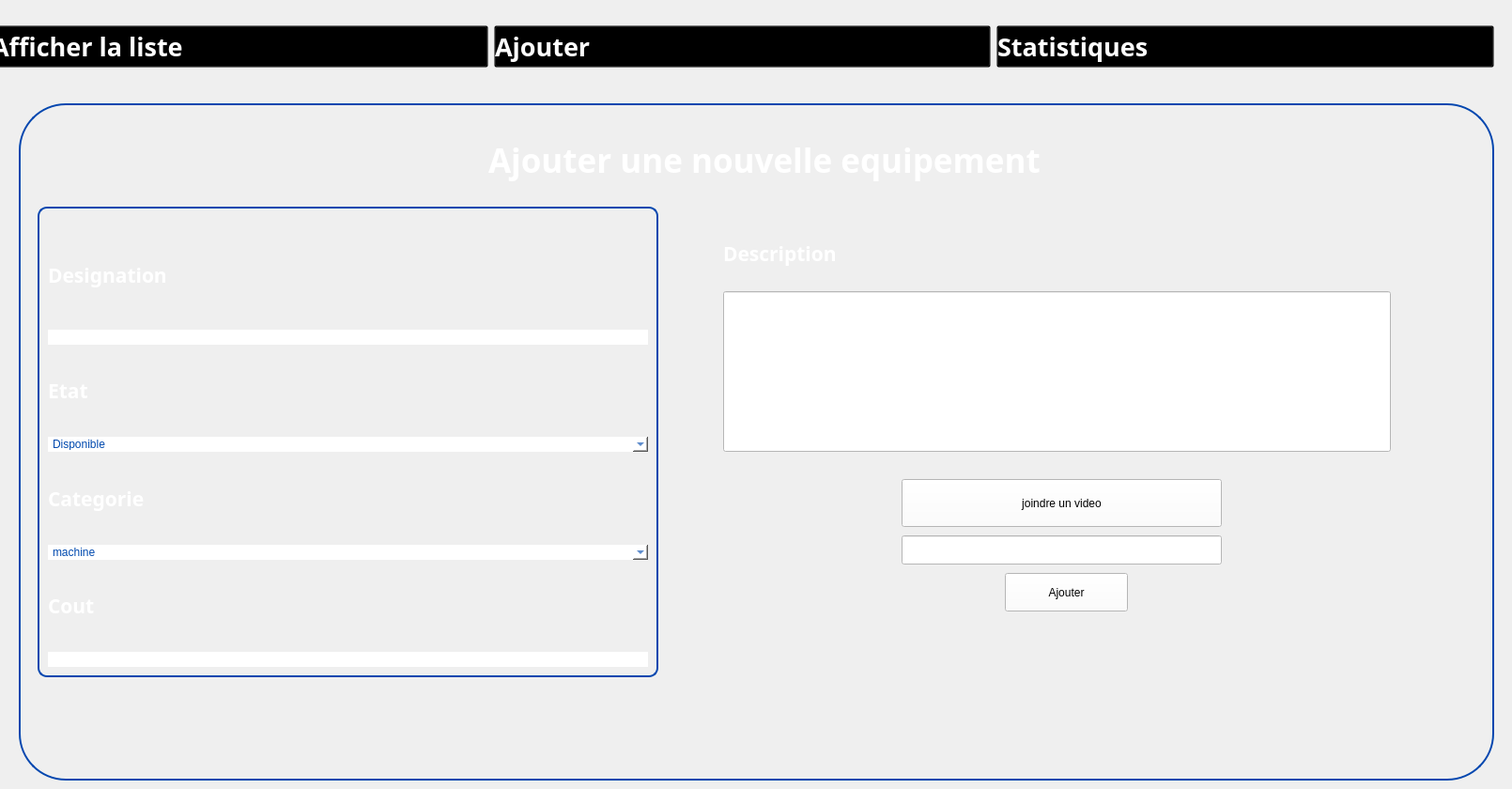
   <widget class="QWidget" name="ajoutequipement">
    <widget class="QWidget" name="horizontalLayoutWidget_11">
     <property name="geometry">
      <rect>
       <x>-10</x>
       <y>10</y>
       <width>1601</width>
       <height>80</height>
      </rect>
     </property>
     <layout class="QHBoxLayout" name="horizontalLayout_14">
      <item>
       <widget class="QPushButton" name="pushButton_111">
        <property name="font">
         <font>
          <family>Gill Sans MT</family>
          <pointsize>20</pointsize>
          <weight>75</weight>
          <bold>true</bold>
         </font>
        </property>
        <property name="styleSheet">
         <string notr="true">QPushButton:hover {
    color: blue;
    background: transparent;
}

QPushButton {
    text-align: left;
    background: transparent;
    color: rgb(255,255,255);
}
</string>
        </property>
        <property name="text">
         <string>Afficher la liste</string>
        </property>
        <property name="icon">
         <iconset>
          <normaloff>../../Downloads/wetransfer_icons_2024-02-06_1419/icons/liste-de-controle.png</normaloff>../../Downloads/wetransfer_icons_2024-02-06_1419/icons/liste-de-controle.png</iconset>
        </property>
        <property name="iconSize">
         <size>
          <width>50</width>
          <height>46</height>
         </size>
        </property>
       </widget>
      </item>
      <item>
       <widget class="QPushButton" name="pushButton_112">
        <property name="font">
         <font>
          <family>Gill Sans MT</family>
          <pointsize>20</pointsize>
          <weight>75</weight>
          <bold>true</bold>
         </font>
        </property>
        <property name="styleSheet">
         <string notr="true">QPushButton:hover {
    color: blue;
    background: transparent;
}

QPushButton {
    text-align: left;
    background: transparent;
    color: rgb(255,255,255);
}
</string>
        </property>
        <property name="text">
         <string>Ajouter </string>
        </property>
        <property name="icon">
         <iconset>
          <normaloff>../../Downloads/wetransfer_icons_2024-02-06_1419/icons/image (3).png</normaloff>../../Downloads/wetransfer_icons_2024-02-06_1419/icons/image (3).png</iconset>
        </property>
        <property name="iconSize">
         <size>
          <width>50</width>
          <height>46</height>
         </size>
        </property>
       </widget>
      </item>
      <item>
       <widget class="QPushButton" name="pushButton_113">
        <property name="font">
         <font>
          <family>Gill Sans MT</family>
          <pointsize>20</pointsize>
          <weight>75</weight>
          <bold>true</bold>
         </font>
        </property>
        <property name="styleSheet">
         <string notr="true">QPushButton:hover {
    color: blue;
    background: transparent;
}

QPushButton {
    text-align: left;
    background: transparent;
    color: rgb(255,255,255);
}

</string>
        </property>
        <property name="text">
         <string>Statistiques</string>
        </property>
        <property name="icon">
         <iconset>
          <normaloff>../../Downloads/wetransfer_icons_2024-02-06_1419/icons/image (2).png</normaloff>../../Downloads/wetransfer_icons_2024-02-06_1419/icons/image (2).png</iconset>
        </property>
        <property name="iconSize">
         <size>
          <width>50</width>
          <height>46</height>
         </size>
        </property>
       </widget>
      </item>
     </layout>
    </widget>
    <widget class="QGroupBox" name="groupBox_40">
     <property name="geometry">
      <rect>
       <x>20</x>
       <y>110</y>
       <width>1571</width>
       <height>721</height>
      </rect>
     </property>
     <property name="styleSheet">
      <string notr="true">QGroupBox {
        border-radius:50px;
    border: 2px solid #0447AF; /* Red border */
}
</string>
     </property>
     <property name="title">
      <string/>
     </property>
     <widget class="QLabel" name="label_125">
      <property name="geometry">
       <rect>
        <x>190</x>
        <y>30</y>
        <width>51</width>
        <height>51</height>
       </rect>
      </property>
      <property name="text">
       <string/>
      </property>
      <property name="pixmap">
       <pixmap>../../../OneDrive - ESPRIT/Bureau/Esprit/Downloads/wetransfer_gestion-de-formations_2024-02-16_1550/icons/client.png</pixmap>
      </property>
      <property name="scaledContents">
       <bool>true</bool>
      </property>
     </widget>
     <widget class="QLabel" name="label_126">
      <property name="geometry">
       <rect>
        <x>500</x>
        <y>30</y>
        <width>751</width>
        <height>61</height>
       </rect>
      </property>
      <property name="font">
       <font>
        <family>Plus Jakarta Sans</family>
        <pointsize>26</pointsize>
        <weight>75</weight>
        <bold>true</bold>
       </font>
      </property>
      <property name="styleSheet">
       <string notr="true">color:white;
    background: transparent;
</string>
      </property>
      <property name="text">
       <string>Ajouter une nouvelle equipement</string>
      </property>
     </widget>
     <widget class="QLabel" name="label_127">
      <property name="geometry">
       <rect>
        <x>750</x>
        <y>140</y>
        <width>188</width>
        <height>40</height>
       </rect>
      </property>
      <property name="font">
       <font>
        <family>Gill Sans MT</family>
        <pointsize>16</pointsize>
        <weight>75</weight>
        <bold>true</bold>
       </font>
      </property>
      <property name="styleSheet">
       <string notr="true">color:white;
background:transparent;</string>
      </property>
      <property name="text">
       <string>Description</string>
      </property>
     </widget>
     <widget class="QGroupBox" name="verticalGroupBox_10">
      <property name="geometry">
       <rect>
        <x>20</x>
        <y>110</y>
        <width>661</width>
        <height>501</height>
       </rect>
      </property>
      <property name="styleSheet">
       <string notr="true">	border-radius:10px;
color:white;</string>
      </property>
      <layout class="QVBoxLayout" name="verticalLayout_10">
       <item>
        <widget class="Line" name="line_62">
         <property name="orientation">
          <enum>Qt::Horizontal</enum>
         </property>
        </widget>
       </item>
       <item>
        <widget class="Line" name="line_63">
         <property name="orientation">
          <enum>Qt::Horizontal</enum>
         </property>
        </widget>
       </item>
       <item>
        <widget class="QLabel" name="label_130">
         <property name="font">
          <font>
           <family>Gill Sans MT</family>
           <pointsize>16</pointsize>
           <weight>75</weight>
           <bold>true</bold>
          </font>
         </property>
         <property name="styleSheet">
          <string notr="true">color:white;</string>
         </property>
         <property name="text">
          <string>Designation</string>
         </property>
        </widget>
       </item>
       <item>
        <widget class="Line" name="line_64">
         <property name="orientation">
          <enum>Qt::Horizontal</enum>
         </property>
        </widget>
       </item>
       <item>
        <widget class="QLineEdit" name="lineEdit_designation">
         <property name="styleSheet">
          <string notr="true">color:rgb(0,73,174);
background:white;</string>
         </property>
        </widget>
       </item>
       <item>
        <widget class="QLabel" name="label_131">
         <property name="font">
          <font>
           <family>Gill Sans MT</family>
           <pointsize>16</pointsize>
           <weight>75</weight>
           <bold>true</bold>
          </font>
         </property>
         <property name="styleSheet">
          <string notr="true">color:white;</string>
         </property>
         <property name="text">
          <string>Etat</string>
         </property>
        </widget>
       </item>
       <item>
        <widget class="QComboBox" name="comboBox_etat">
         <property name="styleSheet">
          <string notr="true">color:rgb(0,73,174);
background:white;</string>
         </property>
         <item>
          <property name="text">
           <string>Disponible</string>
          </property>
         </item>
         <item>
          <property name="text">
           <string>Non Disponible</string>
          </property>
         </item>
        </widget>
       </item>
       <item>
        <widget class="QLabel" name="label_132">
         <property name="font">
          <font>
           <family>Gill Sans MT</family>
           <pointsize>16</pointsize>
           <weight>75</weight>
           <bold>true</bold>
          </font>
         </property>
         <property name="styleSheet">
          <string notr="true">color:white;</string>
         </property>
         <property name="text">
          <string>Categorie</string>
         </property>
        </widget>
       </item>
       <item>
        <widget class="QComboBox" name="comboBox_categorie">
         <property name="styleSheet">
          <string notr="true">color:rgb(0,73,174);
background:white;</string>
         </property>
         <item>
          <property name="text">
           <string>machine</string>
          </property>
         </item>
         <item>
          <property name="text">
           <string>matiere premiere</string>
          </property>
         </item>
         <item>
          <property name="text">
           <string>matiere second</string>
          </property>
         </item>
         <item>
          <property name="text">
           <string>info</string>
          </property>
         </item>
        </widget>
       </item>
       <item>
        <widget class="QLabel" name="label_133">
         <property name="font">
          <font>
           <family>Gill Sans MT</family>
           <pointsize>16</pointsize>
           <weight>75</weight>
           <bold>true</bold>
          </font>
         </property>
         <property name="styleSheet">
          <string notr="true">color:white;</string>
         </property>
         <property name="text">
          <string>Cout</string>
         </property>
        </widget>
       </item>
       <item>
        <widget class="QLineEdit" name="lineEdit_coutequi">
         <property name="styleSheet">
          <string notr="true">color:rgb(0,73,174);
background:white;</string>
         </property>
        </widget>
       </item>
      </layout>
     </widget>
     <widget class="QLineEdit" name="lineEdit_descriptionequi">
      <property name="geometry">
       <rect>
        <x>750</x>
        <y>200</y>
        <width>711</width>
        <height>171</height>
       </rect>
      </property>
      <property name="styleSheet">
       <string notr="true">color:rgb(0,73,174);
background:white;</string>
      </property>
     </widget>
     <widget class="QPushButton" name="pushButton_ajoutequipement">
      <property name="geometry">
       <rect>
        <x>1050</x>
        <y>500</y>
        <width>131</width>
        <height>41</height>
       </rect>
      </property>
      <property name="styleSheet">
       <string notr="true">background:white;</string>
      </property>
      <property name="text">
       <string>Ajouter</string>
      </property>
     </widget>
     <widget class="QLabel" name="label_message_2">
      <property name="geometry">
       <rect>
        <x>460</x>
        <y>620</y>
        <width>611</width>
        <height>51</height>
       </rect>
      </property>
      <property name="styleSheet">
       <string notr="true">color: rgb(255, 0, 0);
font: 75 12pt &quot;MS Shell Dlg 2&quot;;</string>
      </property>
      <property name="text">
       <string/>
      </property>
      <property name="pixmap">
       <pixmap resource="ressource.qrc">:/image/body-background.png</pixmap>
      </property>
      <property name="scaledContents">
       <bool>true</bool>
      </property>
     </widget>
     <widget class="QPushButton" name="pushButton_ajoutevid">
      <property name="geometry">
       <rect>
        <x>940</x>
        <y>400</y>
        <width>341</width>
        <height>51</height>
       </rect>
      </property>
      <property name="styleSheet">
       <string notr="true">background:white;</string>
      </property>
      <property name="text">
       <string>joindre un video</string>
      </property>
     </widget>
     <widget class="QLineEdit" name="lineEdit_videoPath">
      <property name="geometry">
       <rect>
        <x>940</x>
        <y>460</y>
        <width>341</width>
        <height>31</height>
       </rect>
      </property>
      <property name="styleSheet">
       <string notr="true">color:rgb(0,73,174);
background:white;</string>
      </property>
     </widget>
    </widget>
   </widget>
